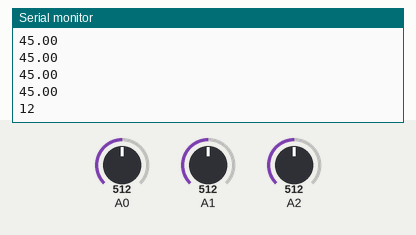
Bench run of a sketch on a simulated Arduino Uno, built with avr-gcc and run on an emulated ATmega328P. Parts: the last lines printed to the serial monitor. The inputs (shaded band) are chosen by the test bench; at power-on: A1 = 512, A2 = 512, A0 = 512. Random numbers use the default seed unless the sketch sets one.

Above: at 1.2 s.
1.3 s: A1 set to 392
At 1.37 s:
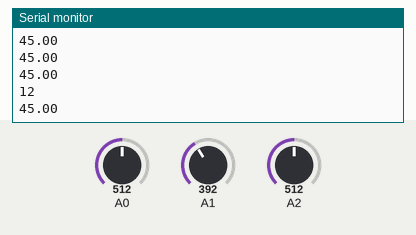
2.8 s: A2 set to 716
At 2.98 s:
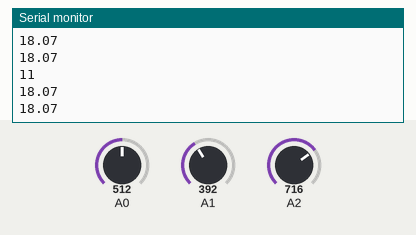
4.3 s: A0 set to 255
At 4.39 s:
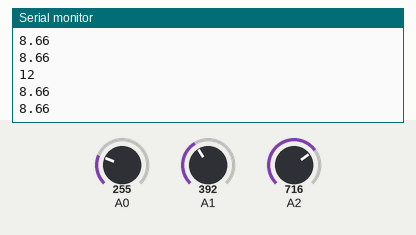
5.8 s: A1 set to 412
At 5.8 s:
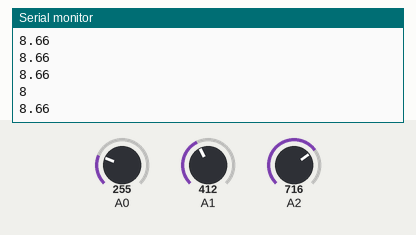
7.3 s: A2 set to 900
At 7.42 s:
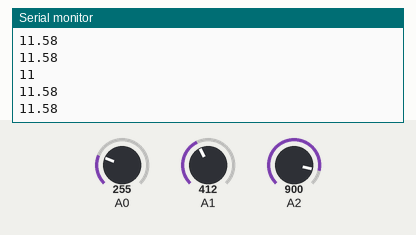
Timing chart, 0 to 9.8 s (numbered marks = the images above; inputs shaded):
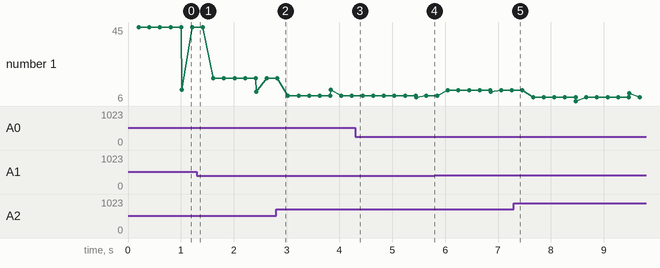

Measured:
- plotted number 1: 45 → 18.07 after the input at 1.3 s, 18.07 → 8.66 after the input at 2.8 s, 8.66 → 11.58 after the input at 5.8 s, 11.58 → 7.88 after the input at 7.3 s

The sketch:

dice.ino
```cpp
#include<SoftwareSerial.h>

SoftwareSerial TestSerial(2, 3);

int minVal = 265;
int maxVal = 402;
int xTime[5] = {0, }; // 5초를 대기하기 위한 함수(값이 계속 넘어가는것을 방지하기 위함)
int arr_num = 0; // 배열 순서
double x, y, z;
int dice_value[12] = {0 , 213, 107, 352, 247, 142, 310, 68, 180, 279, 26, 0};
bool inited = false;
int check = 0;

void setup() {
  // 시리얼 통신의 속도를 9600으로 설정
  Serial.begin(9600);
  while (!Serial) {
    ; //시리얼통신이 연결되지 않았다면 코드 실행을 멈추고 무한 반복
  }
  //블루투스와 아두이노의 통신속도를 9600으로 설정
  TestSerial.begin(9600);
}

void loop() { //코드를 무한반복합니다.
  int xRead = analogRead(A0);
  int yRead = analogRead(A1);
  int zRead = analogRead(A2);

  int xAng = map(xRead, minVal, maxVal, -180, 180);
  int yAng = map(yRead, minVal, maxVal, -180, 180);
  int zAng = map(zRead, minVal, maxVal, -180, 180);

  x = RAD_TO_DEG * (atan2(-yAng, -zAng) + PI);

  for (int i = 1; i < 11; i++) {
    if(xAng < -150){
      xTime[arr_num] = 1;
    }else if(xAng > 160){
      xTime[arr_num] = 12;
    }
    if (x >= dice_value[i] - 15 && x <= dice_value[i] + 15) {
      /*if (i == 0 || i == 7 || i == 11)
        if (xAng < 0)
          xTime[arr_num] = 1;
        else if (xAng < 130)
          xTime[arr_num] = 8;
        else
          xTime[arr_num] = 12;
      else*/
        xTime[arr_num] = (i + 1);

    }
  }
  delay(200);

  Serial.println(x);

  if(check != xTime[arr_num]){
    inited = true;
  }

  if (xTime[0] == xTime[1] && xTime[1] == xTime[2] && xTime[2] == xTime[3] && xTime[3] == xTime[4] && xTime[4] == xTime[0] && xTime[0] != 0) {

    if (xTime[0] == 1) xTime[0] = (rand() % 12) + 1;
    if(inited){
      TestSerial.println(xTime[0]);
      Serial.println(xTime[0]);
      inited = false;
      check = xTime[0];
    }

    for (int i = 0; i < 5; i++)
      xTime[i] = 0;
  }


  arr_num++;

  if (arr_num > 4) {
    arr_num = 0;
  }
}
```
